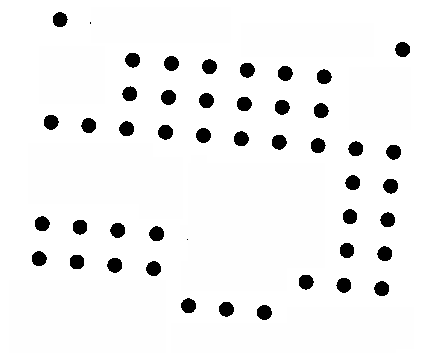
#> input picture short_examples/alignment/im_data.png, 432 x 353 px
$ jupyter execute --allow-errors fast_alignment.ipynb
#> lines starting #> are read from the running program, lines starting #| are printed output that depends on the picture; after the words box and inside, x2 and y2 are one past the last pixel; in counts of white or black regions, pixels touching at a corner belong together
Based on the Tweet by Joachim Goedhart: https://twitter.com/joachimgoedhart/status/1623678318594629634?s=20&t=G1eC0TRcXOjl0D2tjqX8PQ

This book computes the minimum bounding box of a set of 2D points
This algorithm is based on the fact that: "For the convex polygon, a linear time algorithm for the minimum-area enclosing rectangle is known. It is based on the observation that a side of a minimum-area enclosing box must be collinear with a side of the convex polygon" see wikipedia "Minimum bounding box algorithms"

[cell 1]
import matplotlib.pyplot as plt
import numpy as np
from skimage.io import imread

[cell 2]
# read image
im = imread("im_data.png")
#> im is the input picture: shape (353, 432, 3); min 0, max 255, mean 241.7
imgplot = plt.imshow(im)

[cell 3]
from skimage.filters import threshold_otsu
from skimage.util import invert

[cell 4]
# make sure is binary
thresh = threshold_otsu(im)
#> thresh = 0
bw = invert(im > thresh)
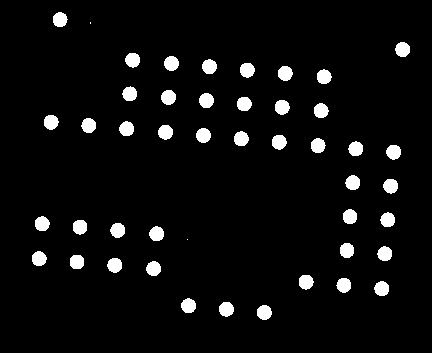
#> bw: shape (353, 432, 3) bool; 5.1% white; 46 white regions (2 under 20 px), largest, box (x1, y1, x2, y2) and area: (161, 90, 176, 105) 179, (199, 93, 214, 108) 179, (395, 42, 410, 57) 178
imgplot = plt.imshow(bw)

[cell 5]
from skimage.measure import label, regionprops

[cell 6]
# get centre of points
label_img = label(bw)
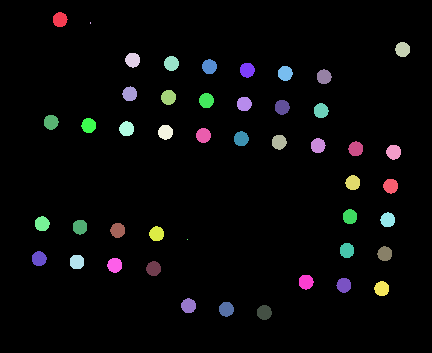
#> label_img: shape (353, 432, 3) int32; 47 distinct labels, from 0 to 46; one colour per label, 0 black
plt.imshow(label_img)
regions = regionprops(label_img)
#> regions = 46 regions

points = np.empty([len(regions),2])
#> points = 46 rows, first 8: [4.65e-310, 0], [3.44e-321, nan], [3.63e-297, 2e-316], [1.31e-311, 1.4e-309], [1.2e-316, 3.82e-297], [9.06e-312, 2.1e-301], [1.08e-282, 1.42e-309], [9.43e-321, 2.4e-311]
# X = np.empty([len(regions)])

#> (the rest of this cell did not finish here and is left out)
